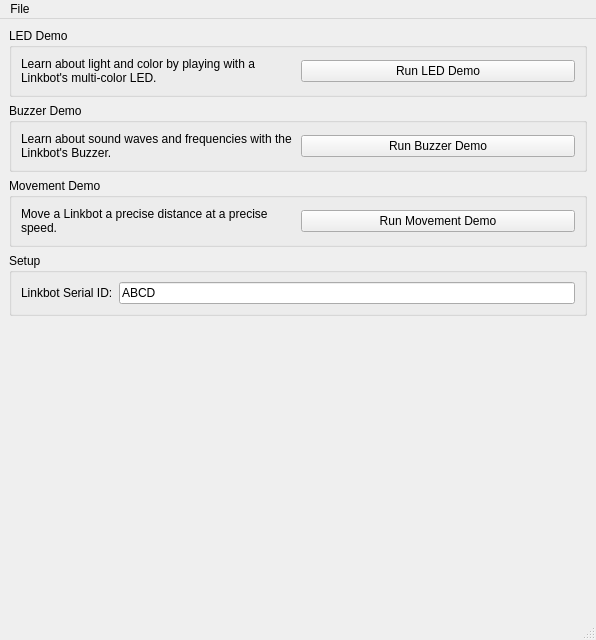
<?xml version="1.0" encoding="UTF-8"?>
<ui version="4.0">
 <class>MainWindow</class>
 <widget class="QMainWindow" name="MainWindow">
  <property name="geometry">
   <rect>
    <x>0</x>
    <y>0</y>
    <width>596</width>
    <height>640</height>
   </rect>
  </property>
  <property name="windowTitle">
   <string>MainWindow</string>
  </property>
  <widget class="QWidget" name="centralwidget">
   <layout class="QVBoxLayout" name="verticalLayout">
    <item>
     <widget class="QGroupBox" name="groupBox">
      <property name="title">
       <string>LED Demo</string>
      </property>
      <layout class="QHBoxLayout" name="horizontalLayout">
       <item>
        <widget class="QLabel" name="label">
         <property name="text">
          <string>&lt;html&gt;&lt;head/&gt;&lt;body&gt;&lt;p&gt;Learn about light and color by playing with a Linkbot's multi-color LED.&lt;/p&gt;&lt;/body&gt;&lt;/html&gt;</string>
         </property>
         <property name="wordWrap">
          <bool>true</bool>
         </property>
        </widget>
       </item>
       <item>
        <widget class="QPushButton" name="pushButton_led">
         <property name="text">
          <string>Run LED Demo</string>
         </property>
        </widget>
       </item>
      </layout>
     </widget>
    </item>
    <item>
     <widget class="QGroupBox" name="groupBox_2">
      <property name="title">
       <string>Buzzer Demo</string>
      </property>
      <layout class="QHBoxLayout" name="horizontalLayout_2">
       <item>
        <widget class="QLabel" name="label_2">
         <property name="text">
          <string>Learn about sound waves and frequencies with the Linkbot's Buzzer.</string>
         </property>
         <property name="wordWrap">
          <bool>true</bool>
         </property>
        </widget>
       </item>
       <item>
        <widget class="QPushButton" name="pushButton_buzzer">
         <property name="text">
          <string>Run Buzzer Demo</string>
         </property>
        </widget>
       </item>
      </layout>
     </widget>
    </item>
    <item>
     <widget class="QGroupBox" name="groupBox_3">
      <property name="title">
       <string>Movement Demo</string>
      </property>
      <layout class="QHBoxLayout" name="horizontalLayout_3">
       <item>
        <widget class="QLabel" name="label_3">
         <property name="text">
          <string>Move a Linkbot a precise distance at a precise speed.</string>
         </property>
         <property name="wordWrap">
          <bool>true</bool>
         </property>
        </widget>
       </item>
       <item>
        <widget class="QPushButton" name="pushButton_move">
         <property name="text">
          <string>Run Movement Demo</string>
         </property>
        </widget>
       </item>
      </layout>
     </widget>
    </item>
    <item>
     <widget class="QGroupBox" name="groupBox_4">
      <property name="title">
       <string>Setup</string>
      </property>
      <layout class="QHBoxLayout" name="horizontalLayout_4">
       <item>
        <widget class="QLabel" name="label_4">
         <property name="text">
          <string>Linkbot Serial ID:</string>
         </property>
        </widget>
       </item>
       <item>
        <widget class="QLineEdit" name="lineEdit_serialId">
         <property name="text">
          <string>ABCD</string>
         </property>
        </widget>
       </item>
      </layout>
     </widget>
    </item>
    <item>
     <spacer name="verticalSpacer">
      <property name="orientation">
       <enum>Qt::Vertical</enum>
      </property>
      <property name="sizeHint" stdset="0">
       <size>
        <width>20</width>
        <height>40</height>
       </size>
      </property>
     </spacer>
    </item>
   </layout>
  </widget>
  <widget class="QMenuBar" name="menubar">
   <property name="geometry">
    <rect>
     <x>0</x>
     <y>0</y>
     <width>596</width>
     <height>25</height>
    </rect>
   </property>
   <widget class="QMenu" name="menuFile">
    <property name="title">
     <string>File</string>
    </property>
    <addaction name="actionQuit"/>
   </widget>
   <addaction name="menuFile"/>
  </widget>
  <widget class="QStatusBar" name="statusbar"/>
  <action name="actionQuit">
   <property name="text">
    <string>Quit</string>
   </property>
  </action>
 </widget>
 <resources/>
 <connections/>
</ui>
